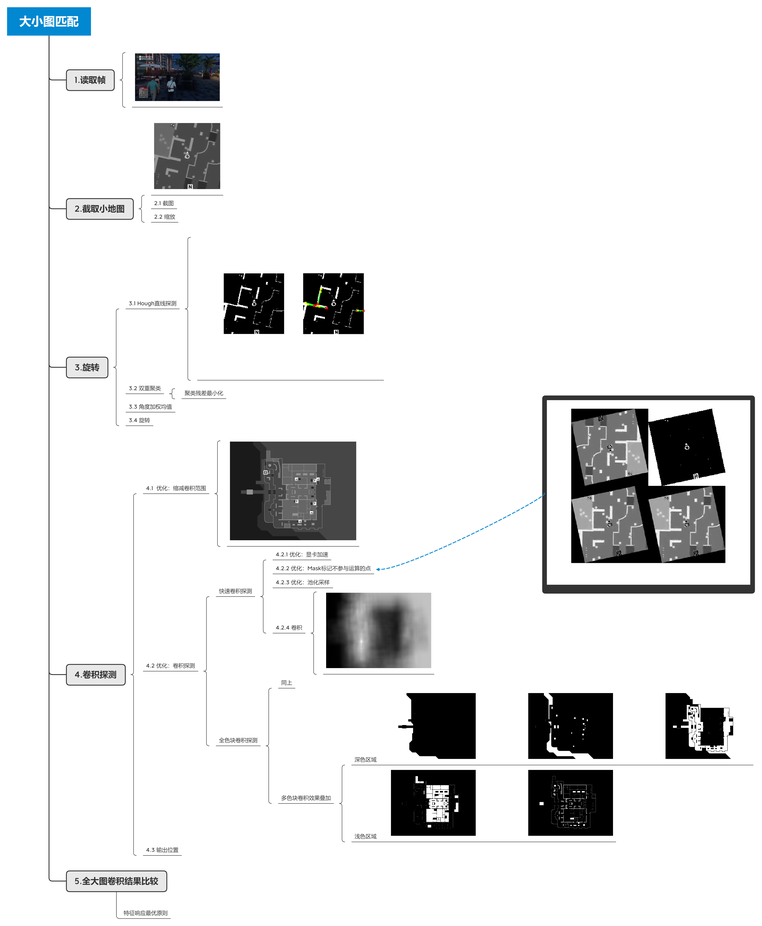
%> input picture 大小图匹配.png, 762 x 926 px, shrunk from 6743 x 8202 before the run
$ octave --eval "result = HoughTransformLineDetector(rgb2gray(imread('../大小图匹配.png')));"   (GNU Octave 9; MATLAB toolbox functions it lacks are replaced by stand-ins)
%> lines starting %> are read from the running program, lines starting %| are printed output that depends on the picture
function lines = HoughTransformLineDetector(image)
%lines = HoughTransformLineDetector(image)
% 霍夫变换找出二值化图像中的直线，有图形输出的源代码来自https://blog.csdn.net/kateyabc/article/details/79974622
% 官方霍夫变换算法说明：https://ww2.mathworks.cn/help/images/ref/hough.html#buwgokq-6
% 需要输入一个已经做过二值化的图片image。
% 返回值一个结构体，装着所有直线的：
% 起点point1
% 终点point2
% 角度[-90,90)
% 弦长rho
% 线长lineLength

%----------Find edges
image = edge(image);
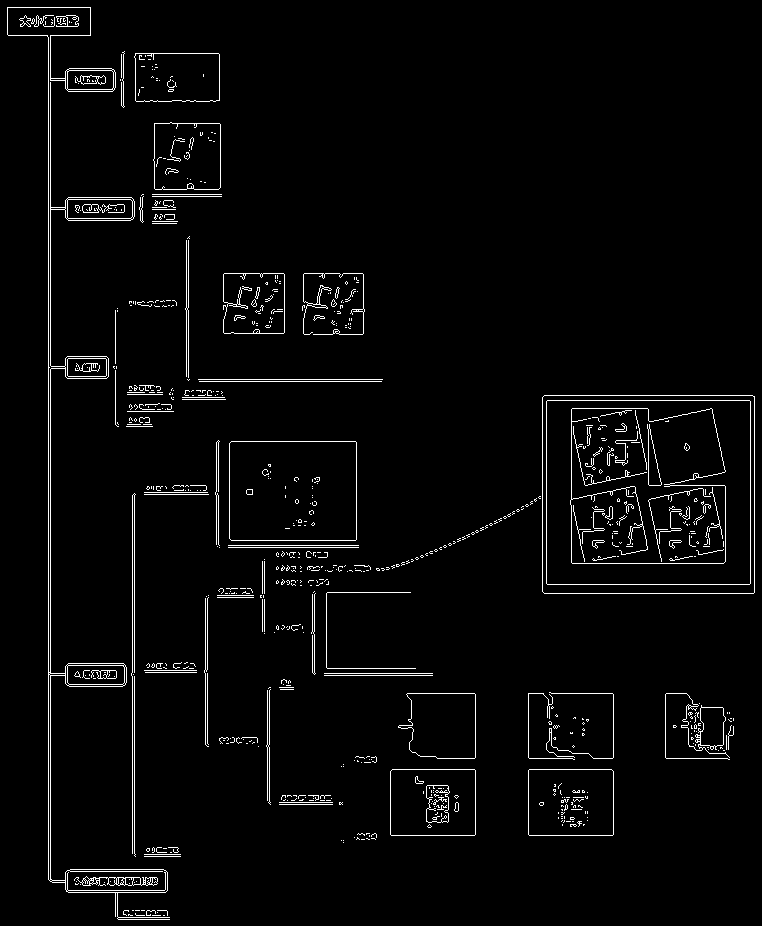
%> image: size 926x762 logical; 2.9% white in thin lines or dots
%----------Create the Hough transform using the binary image.
[H,theta,rho] = hough(image);
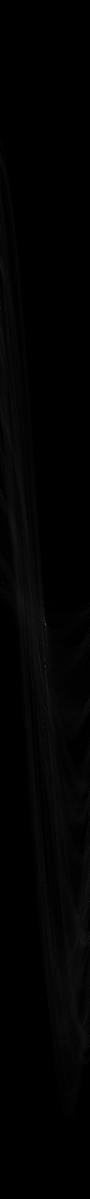
%> H: size 2397x180 double (shown at 1/2 size); min 0, max 846, mean 8.5; drawn with min black and max white
%> theta = 180 values from -90 to 89; rho = 2397 values from -1198 to 1198
%----------Find peaks in the Hough transform of the image.
peaks  = houghpeaks(H,5,'threshold',ceil(0.3*max(H(:))));
%> peaks = [1247 91; 1333 91]
%----------Find lines and plot them.
originLines = houghlines(image,theta,rho,peaks,'FillGap',5,'MinLength',10);
%> originLines = 3 lines; point1 to point2 (x, y): (49, 38) to (49, 880), (135, 494) to (135, 856), (135, 202) to (135, 217)

%----------Rearrange Output
%小心邪门的正负值！
for lineIndex = 1:length(originLines)
    %-----计算线长
    originLines(lineIndex).lineLength = norm(originLines(lineIndex).point1 - originLines(lineIndex).point2);
end
%> this loop made 3 passes
[~,lineIndexList] = sort([originLines.lineLength],'descend');
%> lineIndexList = [1 3 2]
lines =  originLines(lineIndexList);
%> lines has the same summary as originLines
%> `result = HoughTransformLineDetector(rgb2gray(imread('../大小图匹配.png')));`: result has the same summary as originLines in HoughTransformLineDetector

end
